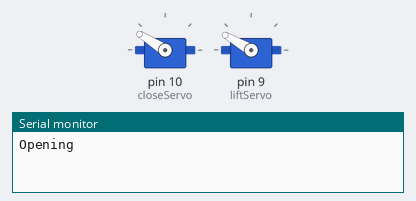
Recording of a sketch running on a simulated Arduino Uno, built with avr-gcc and run on an emulated ATmega328P. Parts: 2 × servo, the last lines printed to the serial monitor.

Above: at 0.05 s.
At 2.1 s:
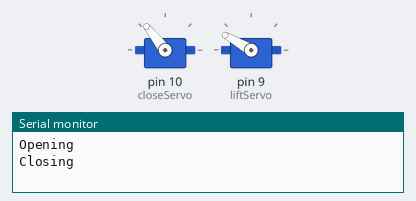
At 3.85 s:
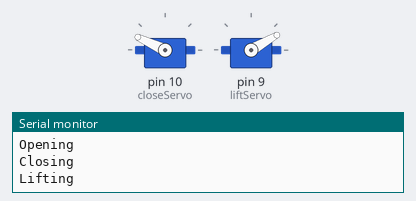
At 5.35 s:
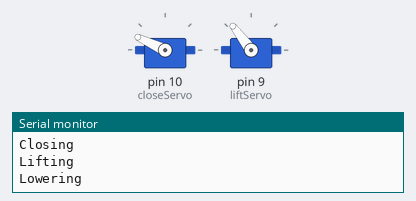
Timing chart, 0 to 8.4 s (numbered marks = the images above):
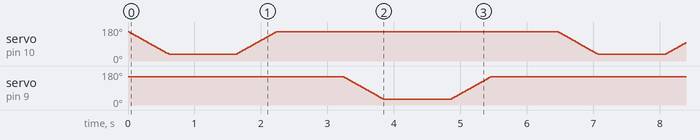

The sketch:

grab_sequence.ino
```cpp
/*
  Servo sequence for testing mechanics of grabber
*/

#include <Servo.h>

Servo closeServo;  // create servo object to control a servo
Servo liftServo;
// twelve servo objects can be created on most boards

int pos = 0;    // variable to store the servo position
int liftAng1 = 30;
int liftAng2 = 150;
int closeAng1 = 35;
int closeAng2 = 155;

void setup() {
  closeServo.attach(10);  // attaches the servo on pin 9 to the servo object
  liftServo.attach(9);
  Serial.begin(9600);

  closeServo.write(closeAng2);
  liftServo.write(liftAng2);
}

void loop() {
  Serial.println("Opening");
  for (pos = closeAng2; pos >= closeAng1; pos -= 1) { // goes from 0 degrees to 180 degrees
    // in steps of 1 degree
    closeServo.write(pos);
    // tell servo to go to position in variable 'pos'
    delay(5);                       // waits 15 ms for the servo to reach the position
  }
  delay(1000);

  Serial.println("Closing");
  for (pos = closeAng1; pos <= closeAng2; pos += 1) { // goes from 180 degrees to 0 degrees
    closeServo.write(pos);              // tell servo to go to position in variable 'pos'
    delay(5);                       // waits 15 ms for the servo to reach the position
  }
  delay(1000);

  Serial.println("Lifting");
  for (pos = liftAng2; pos >= liftAng1; pos -= 1) { // goes from 0 degrees to 180 degrees
    // in steps of 1 degree
    liftServo.write(pos);
    // tell servo to go to position in variable 'pos'
    delay(5);                       // waits 15 ms for the servo to reach the position
  }
  delay(1000);
  Serial.println("Lowering");
  for (pos = liftAng1; pos <= liftAng2; pos += 1) { // goes from 180 degrees to 0 degrees
    liftServo.write(pos);              // tell servo to go to position in variable 'pos'
    delay(5);                       // waits 15 ms for the servo to reach the position
  }
  delay(1000);
}
```
